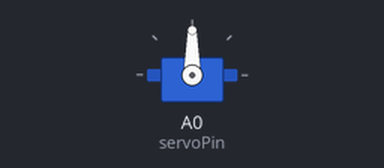
The sketch below on a simulated Arduino Uno, built with avr-gcc and run on an emulated ATmega328P. On the bench: servo.

Above: at 0.05 s.
At 9.95 s:
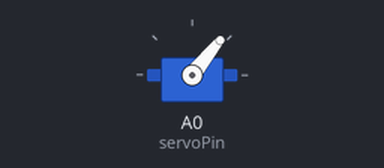
At 17.45 s:
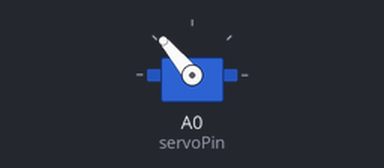
At 24.95 s:
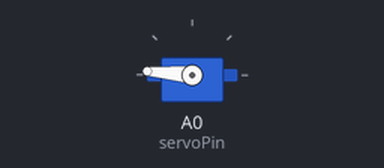
Timing chart, 0 to 32.5 s (numbered marks = the images above):
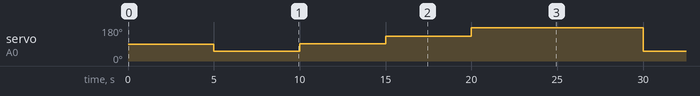

The sketch:

servo.ino
```cpp
//#include <Servo.h>
//
//#define SERVO_PIN 3
//
//Servo myservo1;
//int pos = 0;
//void setup() {
//  myservo1.attach(SERVO_PIN);
//  Serial.begin(9600);
//  Serial.println();
//
//
//}
//void loop() {
//  for ( pos = 0; pos <= 180; pos += 5) {
//
//    myservo1.write(pos);
//    Serial.print("Pos= ");
//    Serial.print(pos);
//    Serial.println();
//    delay(100);
//
//  }
//  for ( pos = 180; pos >= 0; pos -= 5) {
//    myservo1.write(pos);
//    Serial.print("Pos= ");
//    Serial.print(pos);
//    Serial.println();
//    delay(100);
//  }
//  delay(500);
//}


#include <Servo.h>      // Thư viện điều khiển servo

// Khai báo đối tượng myservo dùng để điều khiển servo
Servo myservo;
 int pos = 0;
int bientro = 3;       // Khai báo chân analog đọc biến trở điều khiển servo
int servoPin = A0;       // Khai báo chân điều khiển servo

void setup ()
{
    // Cài đặt chức năng điều khiển servo cho chân servoPin
    myservo.attach(servoPin);

    Serial.begin(9600); // Mở giao tiếp Serial ở baudrate 9600
}
 void loop() {
  delay(5000);
    myservo.write(36+15);
  delay(5000);
    myservo.write(72+20);
  delay(5000);
  myservo.write(130);
    delay(5000);
  myservo.write(175);
    delay(5000);


//   for ( pos = 0; pos <= 360; pos += 1) {
//
//    myservo.write(pos);
//    Serial.print("Pos= ");
//    Serial.print(pos);
//    Serial.println();
//    delay(100);
//
//  }
//  for ( pos = 360; pos >= 0; pos -= 1) {
//    myservo.write(pos);
//    Serial.print("Pos= ");
//    Serial.print(pos);
//    Serial.println();
//    delay(100);
//  }
//  delay(5000);
}
```

Measured:
- by itself, servo on A0 (servoPin): repeats every 25.0 s: 92° 5.0 s, 130° 5.0 s, 175° 10.0 s, 51° 5.0 s
